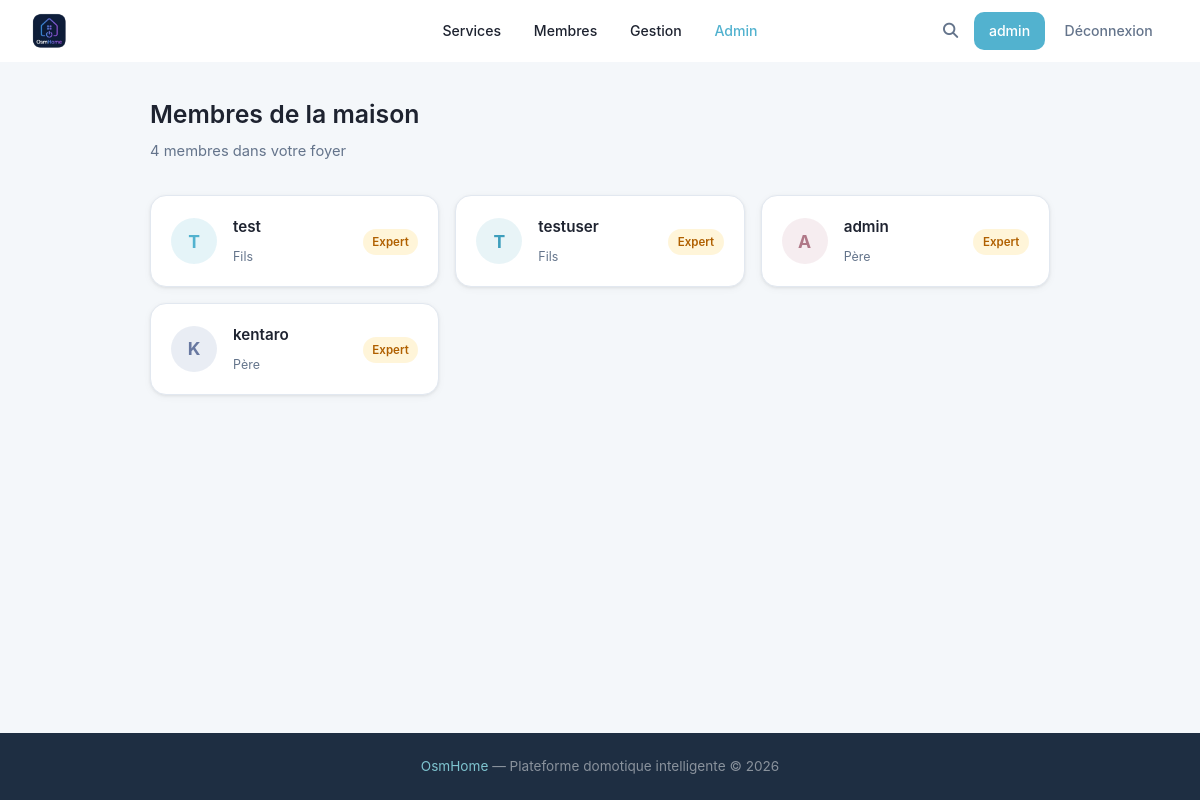
Before: /members (signed in) with the older database file.
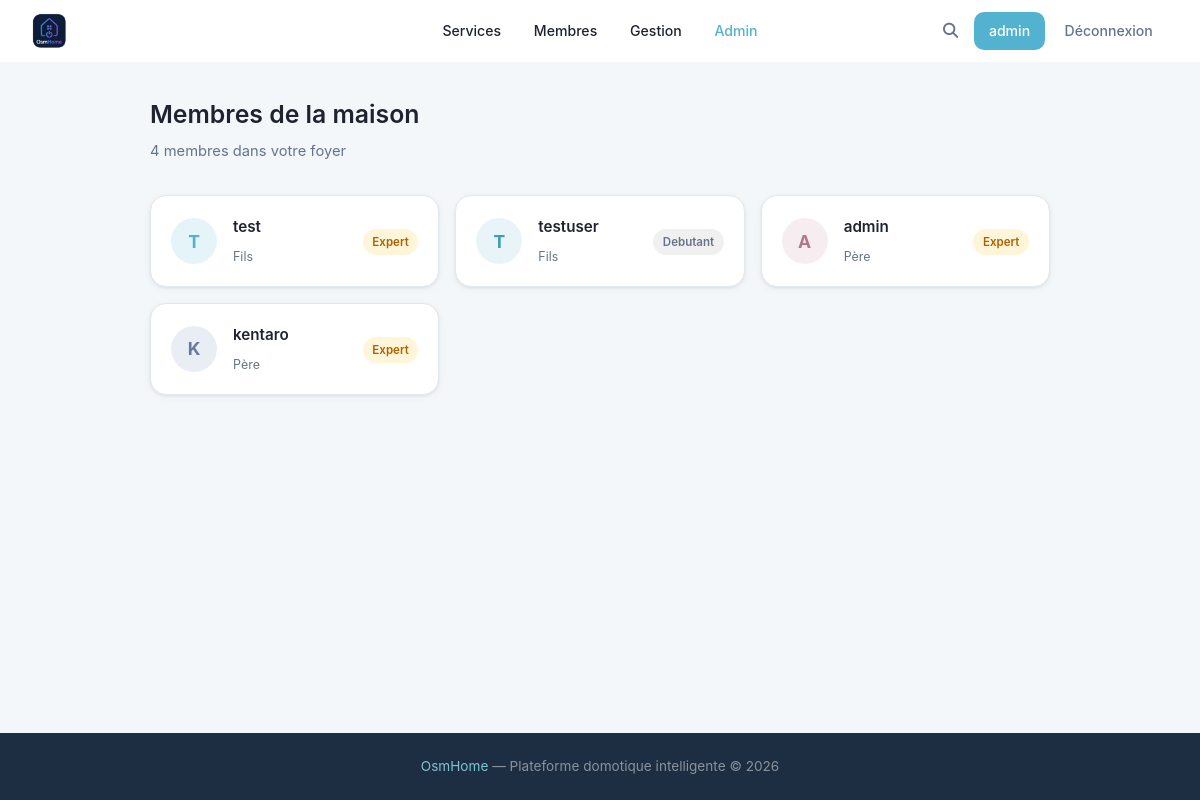
After: the same page with the newer database file.
### tables this page shows
CREATE TABLE users (
            id INTEGER PRIMARY KEY AUTOINCREMENT,
            username TEXT UNIQUE NOT NULL,
            password TEXT NOT NULL,
            lastname TEXT,
            firstname TEXT,
            age INTEGER,
            gender TEXT,
            birthdate TEXT,
            member_type TEXT,
            photo TEXT,
            level TEXT DEFAULT 'debutant',
            points REAL DEFAULT 0,
            email TEXT,
            email_verified INTEGER DEFAULT 0,
            role TEXT DEFAULT 'simple'
        , actions INTEGER DEFAULT 0, verification_token TEXT);

### main.py (the view)
@app.route('/members')
def membres():
    if 'username' not in flask.session:
        return flask.redirect('/login')
    all_members = utils.getAllMembers()
    return flask.render_template('membres.html', user=flask.session.get('username'), members=all_members)

### main.py (called while the page is built)
@app.context_processor
def inject_types():
    try:
        types = utils.getTypes()
    except Exception:
        types = []
    is_admin = False
    user_level = None
    if flask.session.get('username'):
        u = utils.getUser(flask.session['username'])
        is_admin = bool(u and u['role'] == 'admin')
        user_level = u['level'] if u else None
    return {'types': types, 'is_admin': is_admin, 'user_level': user_level}

### utils.py (called while the page is built)
def openDB() -> sqlite3.Connection:
    if 'db' not in flask.g:
        flask.g.db = sqlite3.connect(BASE)
        flask.g.db.row_factory = sqlite3.Row
    return flask.g.db

def closeDB(_ = None):
    db = flask.g.pop("db", None)
    if db is not None:
        db.close()

def getUser(username: str):
    db = openDB()
    return db.execute(
        'SELECT * FROM users WHERE username = ?',
        (username,)
    ).fetchone()

def getTypes() -> list:
    db = openDB()
    rows = db.execute('SELECT DISTINCT type FROM devices ORDER BY type').fetchall()
    return [row['type'] for row in rows]

### templates/membres.html (shortened to what this page needs)
{% extends 'base.html' %}
{% block extra_css %}<link rel="stylesheet" href="{{ url_for('static', filename='css/members.css') }}">{% endblock %}
{% block content %}
<div class="members-page">
    <div class="members-header">
        <h2>Membres de la maison</h2>
        <p>{{ members | length }} membre{{ 's' if members | length > 1 else '' }} dans votre foyer</p>
    </div>
    <div class="members-grid">
        {% for m in members %}
        <a href="/member/{{ m['username'] }}" class="member-card">
            <div class="member-avatar">{{ m['username'][0] | upper }}</div>
            <div class="member-info">
                <h3 class="member-username">{{ m['username'] }}</h3>
                <span class="member-role">{{ m['member_type'] or '—' }}</span>
            </div>
            <div class="member-level">
                <span class="level-badge level-{{ m['level'] }}">{{ m['level'] | capitalize }}</span>
            </div>
        </a>
        {% endfor %}
    </div>
</div>
{% endblock %}

Changed rows visible on the page:
removed users: username "T", username "testuser", member_type "Fils", level "Expert"
added users: username "T", username "testuser", member_type "Fils", level "Debutant"
